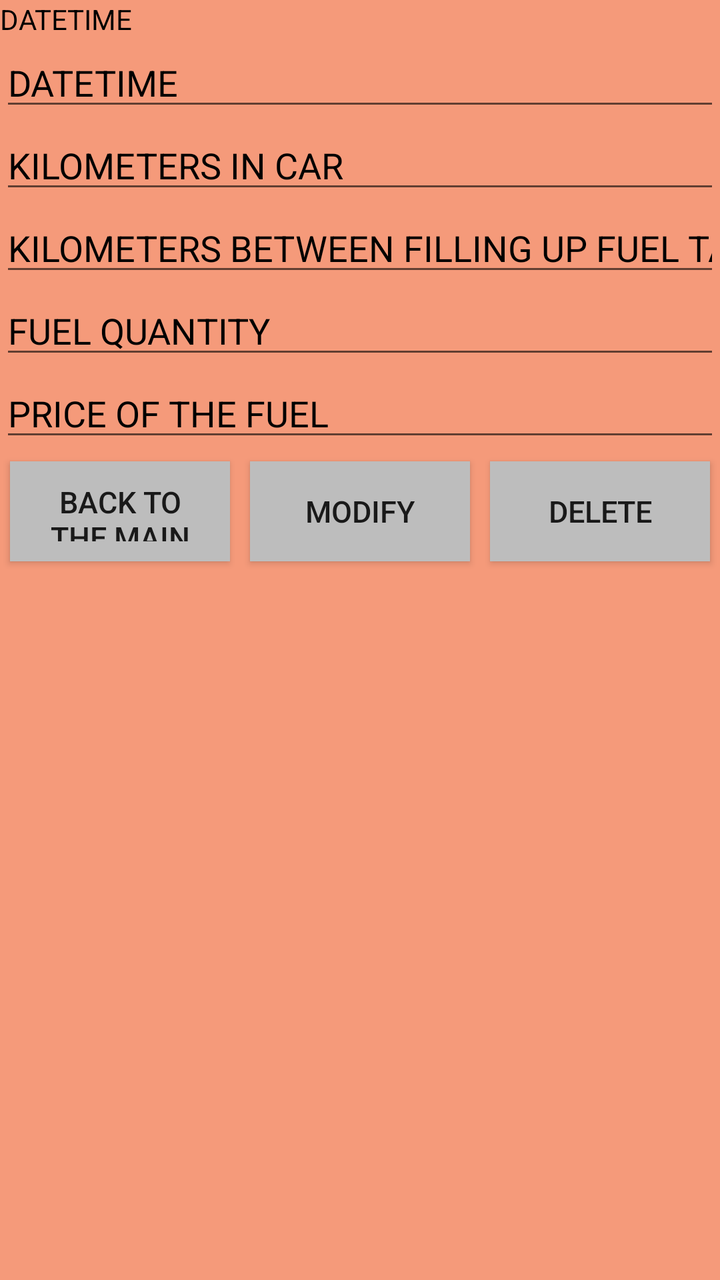
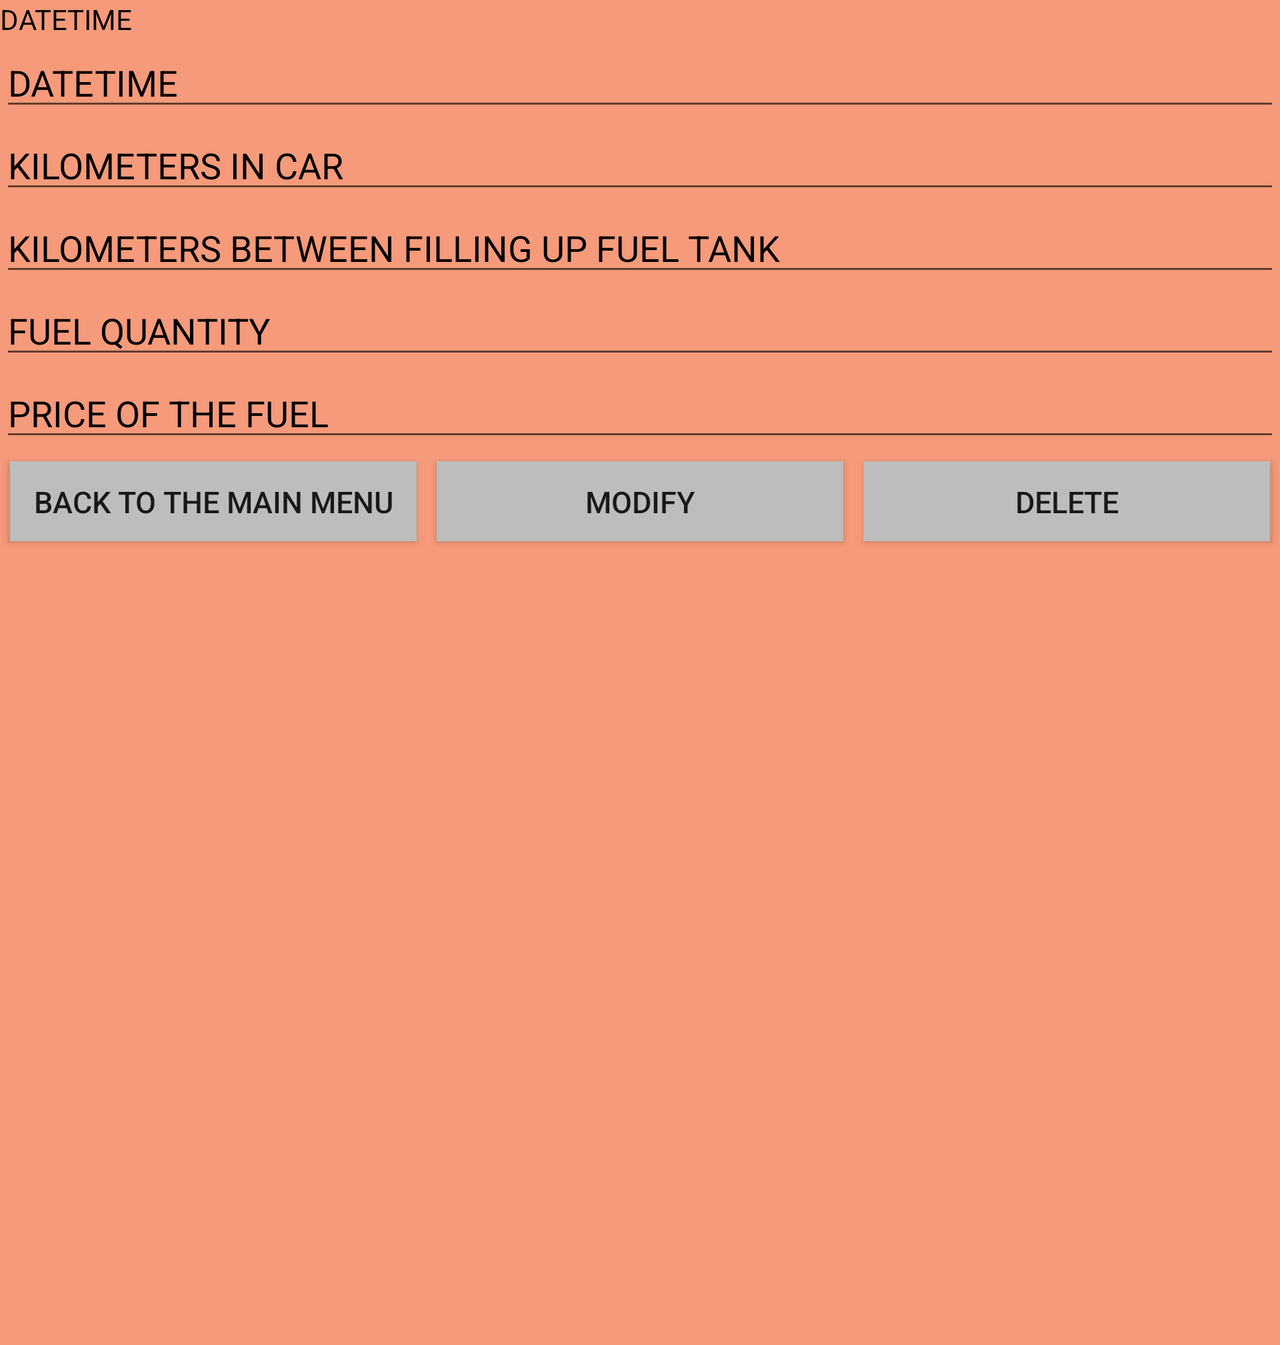

First picture: res/layout/ on a phone held upright. Second picture: the repository's own variant of that layout, on a device whose configuration matches the variant's folder. Source for both follows.
<!-- AndroidManifest.xml: application theme AppTheme -->
<!-- res/layout/show_all_layout.xml -->
<?xml version="1.0" encoding="utf-8"?>
<LinearLayout
    android:id="@+id/layout_showAllrecord"
    xmlns:android="http://schemas.android.com/apk/res/android"
    android:background="@color/colorBeigle"
    android:orientation="vertical"
    android:layout_width="match_parent"
    android:layout_height="match_parent">

    <TextView
        android:textColorHint="@color/colorBlack"
        android:hint="@string/et_date"
        android:inputType="text"
        android:id="@+id/showlayout_Id"
        android:layout_width="match_parent"
        android:layout_height="wrap_content" />

    <EditText
        android:textColorHint="@color/colorBlack"
        android:hint="@string/et_date"
        android:inputType="text"
        android:id="@+id/showlayout_edit_date"
        android:layout_width="match_parent"
        android:layout_height="wrap_content" />

    <EditText
        android:id="@+id/showlayout_edit_kilometer"
        android:layout_width="match_parent"
        android:layout_height="wrap_content"
        android:hint="@string/et_kilometers"
        android:inputType="number"
        android:textColorHint="@color/colorBlack" />

    <EditText
        android:id="@+id/showlayout_edit_2refuel"
        android:layout_width="match_parent"
        android:layout_height="wrap_content"
        android:hint="@string/et_2refuels"
        android:inputType="number"
        android:textColorHint="@color/colorBlack" />

    <EditText
        android:id="@+id/showlayout_edit_fuelquantity"
        android:layout_width="match_parent"
        android:layout_height="wrap_content"
        android:hint="@string/et_fuelQuanytity"
        android:inputType="number"
        android:textColorHint="@color/colorBlack" />

    <EditText
        android:id="@+id/showlayout_edit_pricerefuel"
        android:layout_width="match_parent"
        android:layout_height="wrap_content"
        android:hint="@string/et_price"
        android:inputType="number"
        android:textColorHint="@color/colorBlack" />

    <LinearLayout
        android:layout_width="wrap_content"
        android:layout_height="60dp">

        <Button
            android:textSize="15sp"
            android:layout_margin="5dp"
            android:padding="10dp"
            android:background="@color/colorLightGrey"
            android:id="@+id/btn_backToMain"
            android:layout_width="150dp"
            android:layout_height="match_parent"
            android:layout_weight="1"
            android:text="@string/btn_backtoMain" />

        <Button
            android:textSize="15sp"
            android:layout_margin="5dp"
            android:padding="10dp"
            android:background="@color/colorLightGrey"
            android:id="@+id/btn_Update"
            android:layout_width="150dp"
            android:layout_height="match_parent"
            android:layout_weight="1"
            android:text="@string/btn_update" />

        <Button
            android:textSize="15sp"
            android:layout_margin="5dp"
            android:padding="10dp"
            android:background="@color/colorLightGrey"
            android:id="@+id/btn_Delete"
            android:layout_width="150dp"
            android:layout_height="match_parent"
            android:layout_weight="1"
            android:text="@string/btn_delete" />

    </LinearLayout>
    <ListView
        android:layout_marginTop="15dp"
        android:id="@+id/listViewShowAllRefuel"
        android:layout_width="match_parent"
        android:layout_height="382dp"
        android:choiceMode="singleChoice">

    </ListView>

</LinearLayout>
<!-- resources referenced by this layout -->
<resources>
  <color name="colorBeigle">#F59A7A</color>
  <color name="colorBlack">#000000</color>
  <color name="colorLightGrey">#BDBDBD</color>
  <string name="btn_backtoMain">Back to the main menu</string>
  <string name="btn_delete">DELETE</string>
  <string name="btn_update">MODIFY</string>
  <string name="et_2refuels">KILOMETERS BETWEEN FILLING UP FUEL TANK</string>
  <string name="et_date">DATETIME</string>
  <string name="et_fuelQuanytity">FUEL QUANTITY</string>
  <string name="et_kilometers">KILOMETERS IN CAR</string>
  <string name="et_price">PRICE OF THE FUEL</string>
  <style name="AppTheme" parent="Theme.AppCompat.Light.NoActionBar">
          
          <item name="colorPrimary">@color/colorPrimary</item>
          <item name="colorPrimaryDark">@color/colorPrimaryDark</item>
          <item name="colorAccent">@color/colorAccent</item>
      </style>
  <color name="colorPrimary">#008577</color>
  <color name="colorPrimaryDark">#00574B</color>
  <color name="colorAccent">#D81B60</color>
</resources>
<!-- res/layout-land/show_all_layout.xml (the repository's variant of the layout above) -->
<!-- drawn on the phone turned sideways -->
<?xml version="1.0" encoding="utf-8"?>
<ScrollView
    android:background="@color/colorBeigle"
    android:layout_width="match_parent"
    android:layout_height="match_parent"
    xmlns:android="http://schemas.android.com/apk/res/android">
<LinearLayout
    android:id="@+id/layout_showAllrecord"
    android:background="@color/colorBeigle"
    android:orientation="vertical"
    android:layout_width="match_parent"
    android:layout_height="match_parent">






    <TextView


        android:textColorHint="@color/colorBlack"
        android:hint="@string/et_date"
        android:inputType="text"
        android:id="@+id/showlayout_Id"
        android:layout_width="match_parent"
        android:layout_height="wrap_content" />

    <EditText

        android:textColorHint="@color/colorBlack"
        android:hint="@string/et_date"
        android:inputType="text"
        android:id="@+id/showlayout_edit_date"
        android:layout_width="match_parent"
        android:layout_height="wrap_content" />

    <EditText

        android:id="@+id/showlayout_edit_kilometer"
        android:layout_width="match_parent"
        android:layout_height="wrap_content"
        android:hint="@string/et_kilometers"
        android:inputType="number"
        android:textColorHint="@color/colorBlack" />

    <EditText
        android:id="@+id/showlayout_edit_2refuel"
        android:layout_width="match_parent"
        android:layout_height="wrap_content"
        android:hint="@string/et_2refuels"
        android:inputType="number"
        android:textColorHint="@color/colorBlack" />

    <EditText
        android:id="@+id/showlayout_edit_fuelquantity"
        android:layout_width="match_parent"
        android:layout_height="wrap_content"
        android:hint="@string/et_fuelQuanytity"
        android:inputType="number"
        android:textColorHint="@color/colorBlack" />
    <EditText

        android:id="@+id/showlayout_edit_pricerefuel"
        android:layout_width="match_parent"
        android:layout_height="wrap_content"
        android:hint="@string/et_price"
        android:inputType="number"
        android:textColorHint="@color/colorBlack" />




    <LinearLayout
        android:layout_width="match_parent"
        android:layout_height="50dp"
       >

        <Button
            android:textSize="15dp"
            android:layout_margin="5dp"
            android:padding="10dp"
            android:background="@color/colorLightGrey"
            android:id="@+id/btn_backToMain"
            android:layout_width="150dp"
            android:layout_height="match_parent"
            android:layout_weight="1"
            android:text="@string/btn_backtoMain" />

        <Button
            android:textSize="15dp"
            android:layout_margin="5dp"
            android:padding="10dp"
            android:background="@color/colorLightGrey"
            android:id="@+id/btn_Update"
            android:layout_width="150dp"
            android:layout_height="match_parent"
            android:layout_weight="1"
            android:text="@string/btn_update" />

        <Button
            android:textSize="15dp"
            android:layout_margin="5dp"
            android:padding="10dp"
            android:background="@color/colorLightGrey"
            android:id="@+id/btn_Delete"
            android:layout_width="150dp"
            android:layout_height="match_parent"
            android:layout_weight="1"
            android:text="@string/btn_delete" />

    </LinearLayout>
    <ListView
        android:layout_marginTop="15dp"
        android:id="@+id/listViewShowAllRefuel"
        android:layout_width="match_parent"
        android:layout_height="382dp"
        android:choiceMode="singleChoice">

    </ListView>

</LinearLayout>
</ScrollView>
